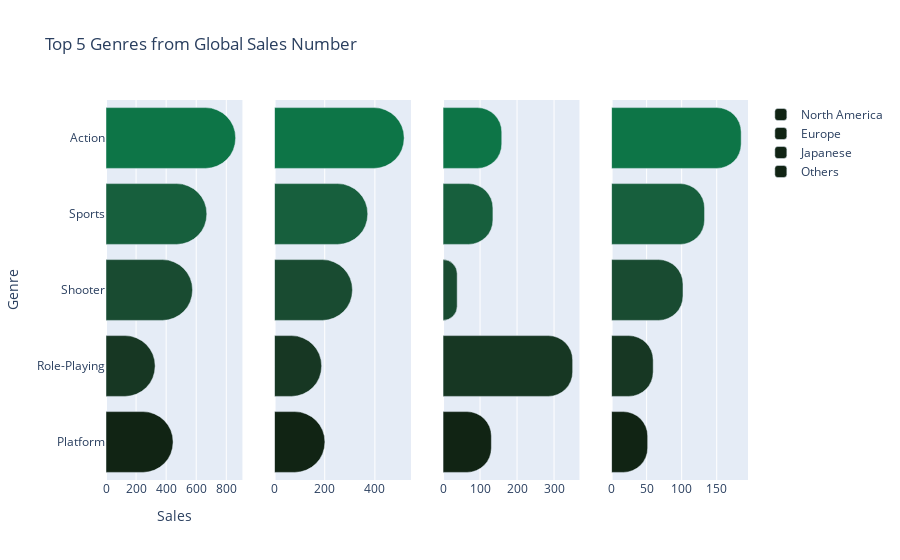

The notebook cell saved with this chart:
### Code cell
df = df

fig = make_subplots(rows=1, cols=4, shared_yaxes=True)

fig.add_trace(
    go.Bar(y=df.Genre, x=df.NA_Sales, name="North America", marker=dict(cornerradius=30), orientation='h'),
    1, 1
)
fig.add_trace(
    go.Bar(y=df.Genre, x=df.EU_Sales, name="Europe", marker=dict(cornerradius=30), orientation='h'),
    1, 2,
)

fig.add_trace(
    go.Bar(y=df.Genre, x=df.JP_Sales, name="Japanese", marker=dict(cornerradius="40%"), orientation='h'),
    1, 3,
)

fig.add_trace(
    go.Bar(y=df.Genre, x=df.Other_Sales, name="Others", marker=dict(cornerradius="40%"), orientation='h'),
    1, 4,
)

fig.update_traces(
    marker_color=px.colors.sequential.algae_r
)

fig.update_layout(
    title="Top 5 Genres from Global Sales Number", 
    xaxis_title="Sales", 
    yaxis_title="Genre"
)

fig.update_layout(barmode='group')
fig.show()

### Figure 1 — Plotly figure (JSON) as saved in the notebook; plotly's stock layout.template omitted (floating-point values rounded to 4 significant figures)
{"data": [{"marker": {"color": ["rgb(17, 36, 20)", "rgb(23, 55, 35)", "rgb(25, 75, 49)", "rgb(23, 95, 61)", "rgb(13, 117, 71)", "rgb(7, 138, 78)", "rgb(37, 157, 81)", "rgb(85, 174, 91)", "rgb(124, 191, 115)", "rgb(156, 209, 143)", "rgb(186, 228, 174)", "rgb(214, 249, 207)"], "cornerradius": 30}, "name": "North America", "orientation": "h", "type": "bar", "x": [446.0, 326.5, 575.2, 670.1, 861.8], "xaxis": "x", "y": ["Platform", "Role-Playing", "Shooter", "Sports", "Action"], "yaxis": "y"}, {"marker": {"color": ["rgb(17, 36, 20)", "rgb(23, 55, 35)", "rgb(25, 75, 49)", "rgb(23, 95, 61)", "rgb(13, 117, 71)", "rgb(7, 138, 78)", "rgb(37, 157, 81)", "rgb(85, 174, 91)", "rgb(124, 191, 115)", "rgb(156, 209, 143)", "rgb(186, 228, 174)", "rgb(214, 249, 207)"], "cornerradius": 30}, "name": "Europe", "orientation": "h", "type": "bar", "x": [200.7, 187.6, 310.4, 371.3, 516.5], "xaxis": "x2", "y": ["Platform", "Role-Playing", "Shooter", "Sports", "Action"], "yaxis": "y2"}, {"marker": {"color": ["rgb(17, 36, 20)", "rgb(23, 55, 35)", "rgb(25, 75, 49)", "rgb(23, 95, 61)", "rgb(13, 117, 71)", "rgb(7, 138, 78)", "rgb(37, 157, 81)", "rgb(85, 174, 91)", "rgb(124, 191, 115)", "rgb(156, 209, 143)", "rgb(186, 228, 174)", "rgb(214, 249, 207)"], "cornerradius": "40%"}, "name": "Japanese", "orientation": "h", "type": "bar", "x": [130.7, 350.2, 38.18, 134.8, 158.6], "xaxis": "x3", "y": ["Platform", "Role-Playing", "Shooter", "Sports", "Action"], "yaxis": "y3"}, {"marker": {"color": ["rgb(17, 36, 20)", "rgb(23, 55, 35)", "rgb(25, 75, 49)", "rgb(23, 95, 61)", "rgb(13, 117, 71)", "rgb(7, 138, 78)", "rgb(37, 157, 81)", "rgb(85, 174, 91)", "rgb(124, 191, 115)", "rgb(156, 209, 143)", "rgb(186, 228, 174)", "rgb(214, 249, 207)"], "cornerradius": "40%"}, "name": "Others", "orientation": "h", "type": "bar", "x": [51.51, 59.38, 101.9, 132.7, 184.9], "xaxis": "x4", "y": ["Platform", "Role-Playing", "Shooter", "Sports", "Action"], "yaxis": "y4"}], "layout": {"barmode": "group", "title": {"text": "Top 5 Genres from Global Sales Number"}, "xaxis": {"anchor": "y", "domain": [0, 0.2125], "title": {"text": "Sales"}}, "xaxis2": {"anchor": "y2", "domain": [0.2625, 0.475]}, "xaxis3": {"anchor": "y3", "domain": [0.525, 0.7375]}, "xaxis4": {"anchor": "y4", "domain": [0.7875, 1]}, "yaxis": {"anchor": "x", "domain": [0, 1], "title": {"text": "Genre"}}, "yaxis2": {"anchor": "x2", "domain": [0, 1], "matches": "y", "showticklabels": false}, "yaxis3": {"anchor": "x3", "domain": [0, 1], "matches": "y", "showticklabels": false}, "yaxis4": {"anchor": "x4", "domain": [0, 1], "matches": "y", "showticklabels": false}}}
